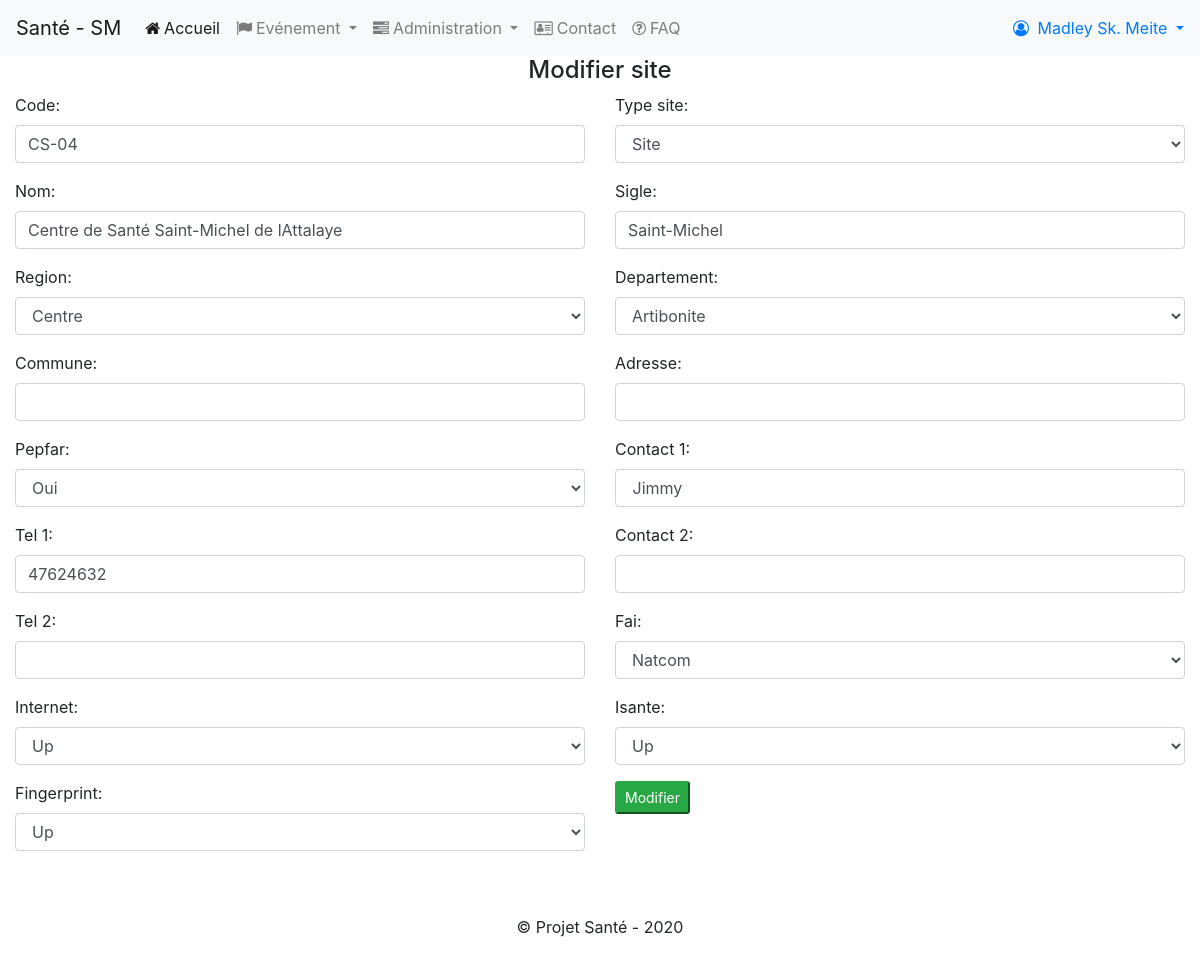
Screenshot of /edit_site/8 (signed in) with the database file from the repository.
### smonitoring/models.py (models this page shows, shortened)
class Site(models.Model):
	code = models.CharField(max_length=10,unique=True)
	type_site = models.CharField(max_length=10, choices =[('site','Site'),('bureau','Bureau')])
	nom = models.CharField(max_length=100)
	sigle = models.CharField(max_length=10, default=None, blank=True,null=True)
	region = models.ForeignKey(Region,on_delete=models.CASCADE, related_name="nom_reg")
	departement = models.ForeignKey(Departement,on_delete=models.CASCADE, related_name="dept_ref")
	commune = models.CharField(max_length=100)
	adresse = models.CharField(max_length=100, default=None, blank=True,null=True)
	pepfar = models.CharField(max_length=10, choices = PEPFAR_CHOICES)
	contact_1 = models.CharField(max_length=100)
	tel_1 = models.CharField(max_length=100)
	contact_2 = models.CharField(max_length=100, default=None, blank=True,null=True)
	tel_2 = models.CharField(max_length=100, default=None, blank=True,null=True)
	fai = models.CharField(max_length=100, choices= FAI_CHOICES)
	internet = models.CharField(max_length=15, choices = EL_CHOICES)
	isante = models.CharField(max_length=15, choices = EL_CHOICES)
	fingerprint = models.CharField(max_length=15, choices = EL_CHOICES)

### smonitoring/views.py (the view)
# urls.py: path("edit_site/<int:id_site>",views.edit_site,name="edit_site"),
@login_required
@permission_required('smonitoring.change_site',raise_exception=True)
def edit_site(request,id_site):
	context = {
		"page_title": 'Modifier site'
	}
	try:
		site= Site.objects.get(pk=id_site)
	except Site.DoesNotExist:
		return HttpResponseRedirect(reverse('list_sites'))
	if request.method == 'POST':
		form = SiteEditForm(request.POST,instance=site)
		format_form_field(form)
		if form.is_valid():
			site_edited = form.save()
			return HttpResponseRedirect(reverse('list_sites'))
	else:
		form = SiteEditForm(instance=site)
		format_form_field(form)
	context['form']= form
	return render(request, 'site_edit.html', context)

### smonitoring/forms.py
class SiteEditForm(ModelForm):
	class Meta:
		model = Site
		fields = ['code','type_site','nom','sigle','region','departement'\
		,'commune','adresse','pepfar','contact_1','tel_1','contact_2',\
		'tel_2','fai','internet','isante','fingerprint']

### smonitoring/fonctions.py (called while the page is built)
def format_form_field(form):
	for f in form:
		if not isinstance(f.field.widget, forms.SelectDateWidget):
			f.field.widget.attrs.update({'class':'form-control'})

### smonitoring/models.py (called while the page is built)
	def __str__(self):
		return self.nom_region

	def __str__(self):
		return self.nom_departement

### smonitoring/templates/site_edit.html
{% extends "layout.html" %}
{% block body %}
<section class="content">
	<h4 class="text-center">{{ page_title }}</h4>
	<form method=post>{% csrf_token%}
		<div class="row">
		{% include "_formhelpers.html" %}
		<div class="form-group col-md-6">
			<button type="submit" class="btn-sm btn-success">Modifier</button>
		</div>
		</div>
	</form>
</section>
{% endblock %}

### smonitoring/templates/layout.html (shortened to what this page needs)
<!DOCTYPE html>
<html>
<head>
	<link rel="stylesheet" href="https://maxcdn.bootstrapcdn.com/bootstrap/4.4.1/css/bootstrap.min.css">
	<link rel="stylesheet" href="https://unpkg.com/bootstrap-table@1.16.0/dist/bootstrap-table.min.css">
	<link rel="stylesheet" href="https://stackpath.bootstrapcdn.com/font-awesome/4.7.0/css/font-awesome.min.css">
	{% load static %}
	<link rel="stylesheet" href="{%  static 'css/mystyle.css' %}">
</head>
<body>
	<nav class="navbar sticky-top navbar-expand-lg navbar-light bg-light">
	  <a class="navbar-brand" href="{% url 'home' %}">Santé - SM</a>
	  <div class="collapse navbar-collapse" id="navbarSupportedContent">
		<ul class="navbar-nav mr-auto">
		  <li class="nav-item active">
			<a class="nav-link" href="{% url 'home' %}"><span class="fa fa-home">&nbsp;</span>Accueil <span class="sr-only">(current)</span></a>
		  </li>
		{% if user.is_authenticated %}
		<li class="nav-item dropdown">
			<a class="nav-link dropdown-toggle" href="#" id="navbarDropdown" role="button" data-toggle="dropdown" aria-haspopup="true" aria-expanded="false">
			<span class="fa fa-flag">&nbsp;</span>Evénement
			</a>
		</li>
		{% endif %}
		{% if perms.smonitoring %}
		<li class="nav-item dropdown">
			<a class="nav-link dropdown-toggle" href="#" id="navbarDropdown" role="button" data-toggle="dropdown" aria-haspopup="true" aria-expanded="false">
			<span class="fa fa-tasks">&nbsp;</span>Administration
			</a>
		</li>
		{% endif %}
		  <li class="nav-item">
			<a class="nav-link" href="#"><span class="fa fa-address-card-o">&nbsp;</span>Contact</a>
		  </li>
		  <li class="nav-item">
			<a class="nav-link" href="#" title="Foire aux questions" ><span class="fa fa-question-circle-o">&nbsp;</span>FAQ</a>
		  </li>
		</ul>
		<div class="pull-right">
			{% if user.is_authenticated %}
			<div class="button-group menu-user">
				<a href="#" class="dropdown-toggle" style="text-decoration:none;" role="button" id="dropdownMenuLink" data-toggle="dropdown" aria-haspopup="true" aria-expanded="false">
					<span class="fa fa-user-circle-o">&nbsp;</span>
					{% if user.first_name %}
						{{user.get_full_name}}
					{% else %}
						{{user.username}}
					{% endif %}
				</a>
			</div>
			{% else %}
			<a class="mr-2" href="#" ><span class="fa fa-user">&nbsp;</span>Inscription</a>
			<a class="" href="{% url 'login' %}" ><span class="fa fa-sign-in">&nbsp;</span>Connexion</a>
			{% endif %}
		</div>
	  </div>
	</nav>
	<div class="container-fluid" style="min-height:200px;">
		{% block body %}
		{% endblock body %}
	</div>
	<footer class="footer text-center mt-5">
		<p class="">&copy; Projet Santé - 2020</p>
	</footer>
</body>
</html>

### smonitoring/templates/_formhelpers.html (shortened to what this page needs)
{% for field in form %}
	{% if not field.is_hidden %}
	<div class="form-group col-md-6 col-sm-12">
		{{field.label_tag}}
		{{field}}
	</div>
	{% else %}
		{{field}}
	{% endif %}
{% endfor %}

### rows the page displays
Site: form "CS-04" "Site" "Centre de Santé Saint-Michel de lAttalaye" "Saint-Michel" "Centre" "Artibonite" "Oui" "Jimmy" "47624632" "Natcom" "Up" "Up" "Up"

### other values shown
{{ user.get_full_name }} "Madley Sk. Meite"
{{ page_title }} "Modifier site"
{{ field.label_tag }} "Code:" "Type site:" "Nom:" "Sigle:" "Region:" "Departement:" "Commune:" "Adresse:" "Pepfar:" "Contact 1:" "Tel 1:" "Contact 2:" "Tel 2:" "Fai:" "Internet:" "Isante:" "Fingerprint:"
